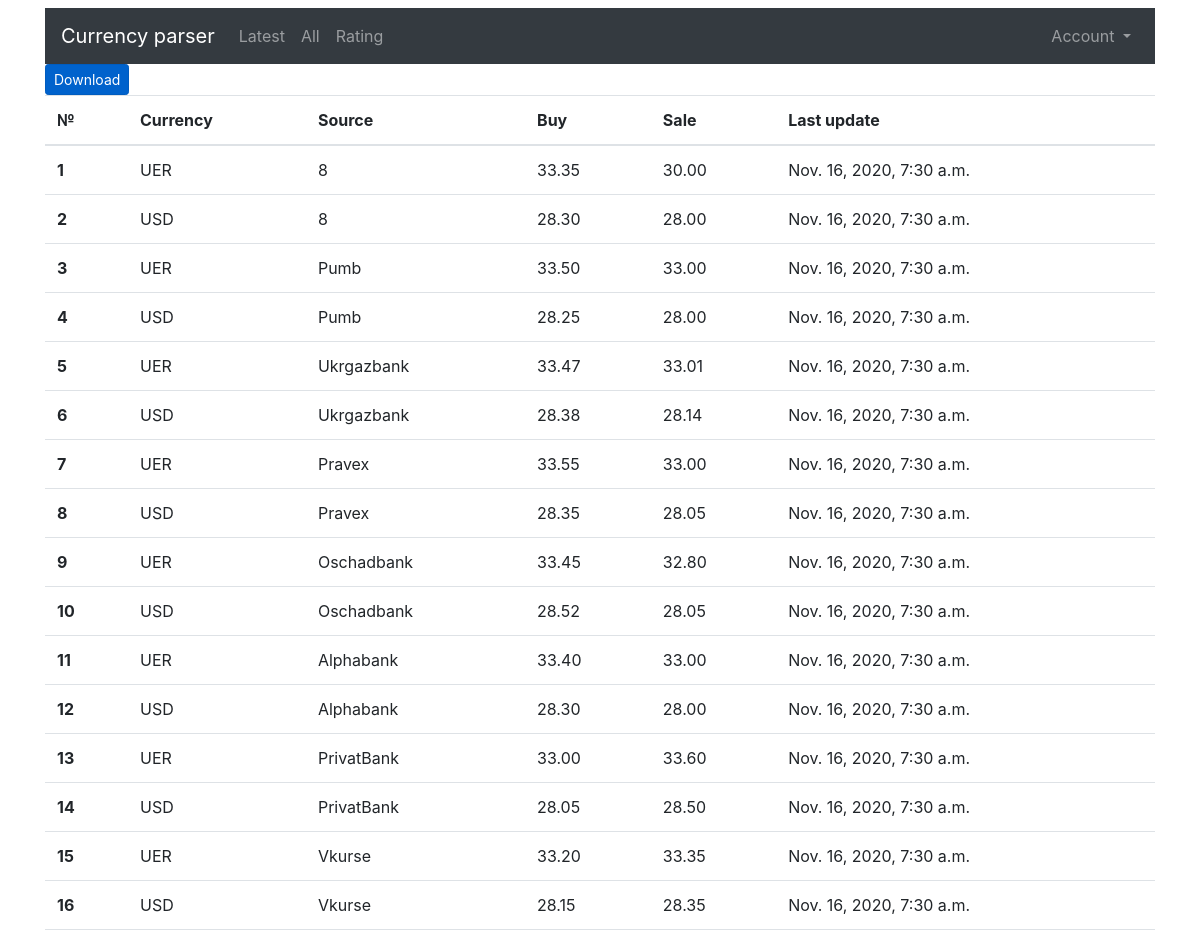
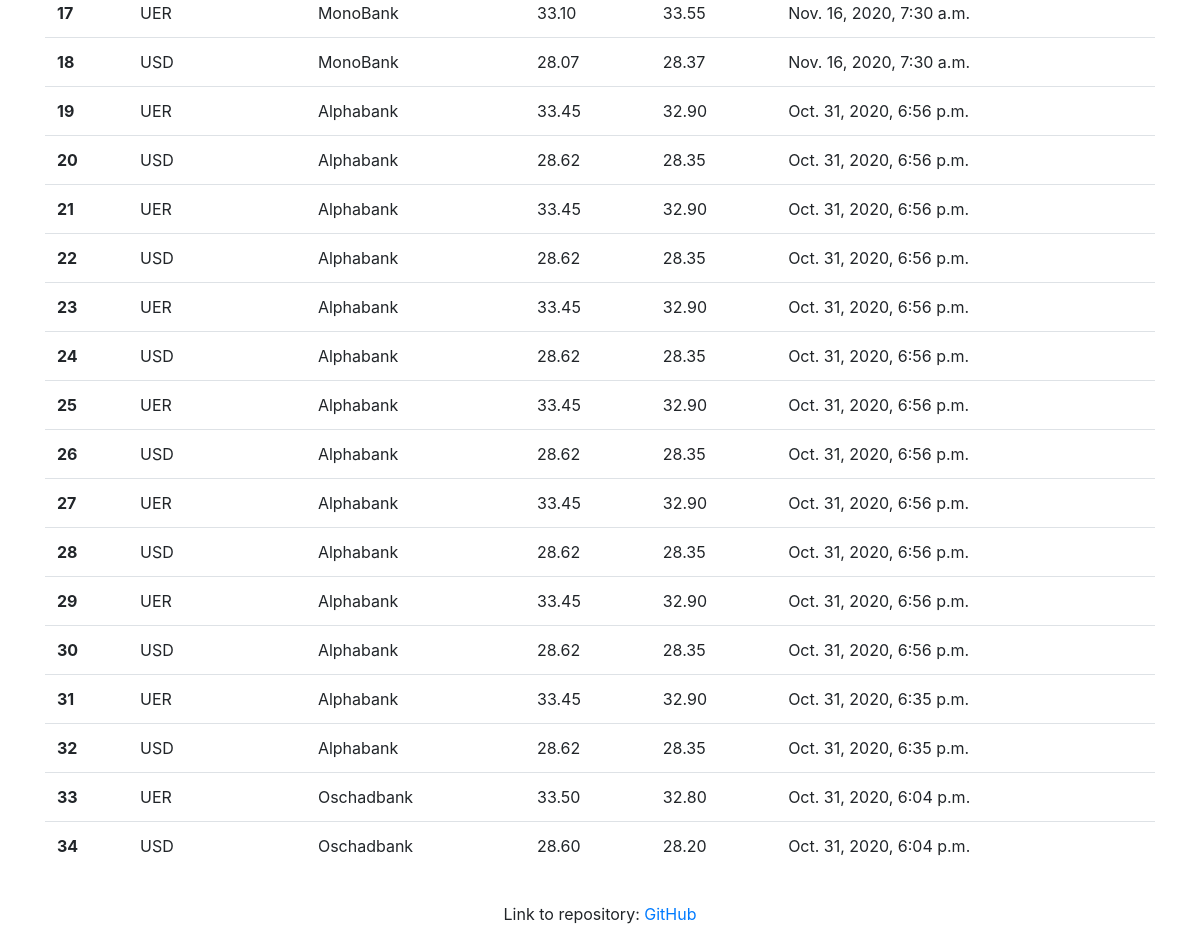
/rate/list/, run on the app's committed database (2 pictures, top to bottom).
### rate/models.py (models this page shows, shortened)
class Rate(models.Model):
    currency = models.PositiveSmallIntegerField(choices=choices.CURRENCY_CHOICES, verbose_name='Currency')
    source = models.PositiveSmallIntegerField(choices=choices.SOURCE_CHOICES, verbose_name='Bank')
    buy = models.DecimalField(max_digits=6, decimal_places=2, verbose_name='Buy')
    sale = models.DecimalField(max_digits=6, decimal_places=2, verbose_name='Sale')
    created = models.DateTimeField(verbose_name='Update time', default=now)
    class Meta:
        verbose_name = "Rate"
        verbose_name_plural = "Rates"

### rate/views.py (the view)
# urls.py: path('list/', views.RateListView.as_view(), name='list'),
class RateListView(ListView):
    queryset = Rate.objects.all().order_by('-id')

### rate/templates/rate/rate_list.html (shortened to what this page needs)
{% extends 'base.html' %}
{% block content%}
  <div class='row'>
    <div class='col'>
      <a href="{% url 'rate:downloadallrates' %}" class="btn btn-primary btn-sm active" role="button" aria-pressed="true">Download</a>
      <table class="table">
        <thead>
          <tr>
            <th scope="col">№</th>
            <th scope="col">Currency</th>
            <th scope="col">Source</th>
            <th scope="col">Buy</th>
            <th scope="col">Sale</th>
            <th scope="col">Last update</th>
          </tr>
        </thead>
        <tbody>
          {% for row in rate_list %}
          <tr>
            <th scope="row">{{ forloop.counter }}</th>
            <td>{{ row.get_currency_display }}</td>
            <td>{{ row.get_source_display }}</td>
            <td>{{ row.buy }}</td>
            <td>{{ row.sale }}</td>
            <td>{{ row.created }}</td>
          </tr>
          {% endfor %}
        </tbody>
      </table>
    </div>
  </div>
{% endblock content%}

### data on the page
Rate: currency "UER", source "8", buy "33.35", sale "30.00", created "Nov. 16, 2020, 7:30 a.m."
Rate: currency "USD", source "8", buy "28.30", sale "28.00", created "Nov. 16, 2020, 7:30 a.m."
Rate: currency "UER", source "Pumb", buy "33.50", sale "33.00", created "Nov. 16, 2020, 7:30 a.m."
Rate: currency "USD", source "Pumb", buy "28.25", sale "28.00", created "Nov. 16, 2020, 7:30 a.m."
Rate: currency "UER", source "Ukrgazbank", buy "33.47", sale "33.01", created "Nov. 16, 2020, 7:30 a.m."
Rate: currency "USD", source "Ukrgazbank", buy "28.38", sale "28.14", created "Nov. 16, 2020, 7:30 a.m."
Rate: currency "UER", source "Pravex", buy "33.55", sale "33.00", created "Nov. 16, 2020, 7:30 a.m."
Rate: currency "USD", source "Pravex", buy "28.35", sale "28.05", created "Nov. 16, 2020, 7:30 a.m."
Rate: currency "UER", source "Oschadbank", buy "33.45", sale "32.80", created "Nov. 16, 2020, 7:30 a.m."
Rate: currency "USD", source "Oschadbank", buy "28.52", sale "28.05", created "Nov. 16, 2020, 7:30 a.m."
Rate: currency "UER", source "Alphabank", buy "33.40", sale "33.00", created "Nov. 16, 2020, 7:30 a.m."
Rate: currency "USD", source "Alphabank", buy "28.30", sale "28.00", created "Nov. 16, 2020, 7:30 a.m."
Rate: currency "UER", source "PrivatBank", buy "33.00", sale "33.60", created "Nov. 16, 2020, 7:30 a.m."
Rate: currency "USD", source "PrivatBank", buy "28.05", sale "28.50", created "Nov. 16, 2020, 7:30 a.m."
Rate: currency "UER", source "Vkurse", buy "33.20", sale "33.35", created "Nov. 16, 2020, 7:30 a.m."
Rate: currency "USD", source "Vkurse", buy "28.15", sale "28.35", created "Nov. 16, 2020, 7:30 a.m."
Rate: currency "UER", source "MonoBank", buy "33.10", sale "33.55", created "Nov. 16, 2020, 7:30 a.m."
Rate: currency "USD", source "MonoBank", buy "28.07", sale "28.37", created "Nov. 16, 2020, 7:30 a.m."
Rate: currency "UER", source "Alphabank", buy "33.45", sale "32.90", created "Oct. 31, 2020, 6:56 p.m."
Rate: currency "USD", source "Alphabank", buy "28.62", sale "28.35", created "Oct. 31, 2020, 6:56 p.m."
Rate: currency "UER", source "Alphabank", buy "33.45", sale "32.90", created "Oct. 31, 2020, 6:56 p.m."
Rate: currency "USD", source "Alphabank", buy "28.62", sale "28.35", created "Oct. 31, 2020, 6:56 p.m."
Rate: currency "UER", source "Alphabank", buy "33.45", sale "32.90", created "Oct. 31, 2020, 6:56 p.m."
Rate: currency "USD", source "Alphabank", buy "28.62", sale "28.35", created "Oct. 31, 2020, 6:56 p.m."
Rate: currency "UER", source "Alphabank", buy "33.45", sale "32.90", created "Oct. 31, 2020, 6:56 p.m."
Rate: currency "USD", source "Alphabank", buy "28.62", sale "28.35", created "Oct. 31, 2020, 6:56 p.m."
Rate: currency "UER", source "Alphabank", buy "33.45", sale "32.90", created "Oct. 31, 2020, 6:56 p.m."
Rate: currency "USD", source "Alphabank", buy "28.62", sale "28.35", created "Oct. 31, 2020, 6:56 p.m."
Rate: currency "UER", source "Alphabank", buy "33.45", sale "32.90", created "Oct. 31, 2020, 6:56 p.m."
Rate: currency "USD", source "Alphabank", buy "28.62", sale "28.35", created "Oct. 31, 2020, 6:56 p.m."
Rate: currency "UER", source "Alphabank", buy "33.45", sale "32.90", created "Oct. 31, 2020, 6:35 p.m."
Rate: currency "USD", source "Alphabank", buy "28.62", sale "28.35", created "Oct. 31, 2020, 6:35 p.m."
Rate: currency "UER", source "Oschadbank", buy "33.50", sale "32.80", created "Oct. 31, 2020, 6:04 p.m."
Rate: currency "USD", source "Oschadbank", buy "28.60", sale "28.20", created "Oct. 31, 2020, 6:04 p.m."
